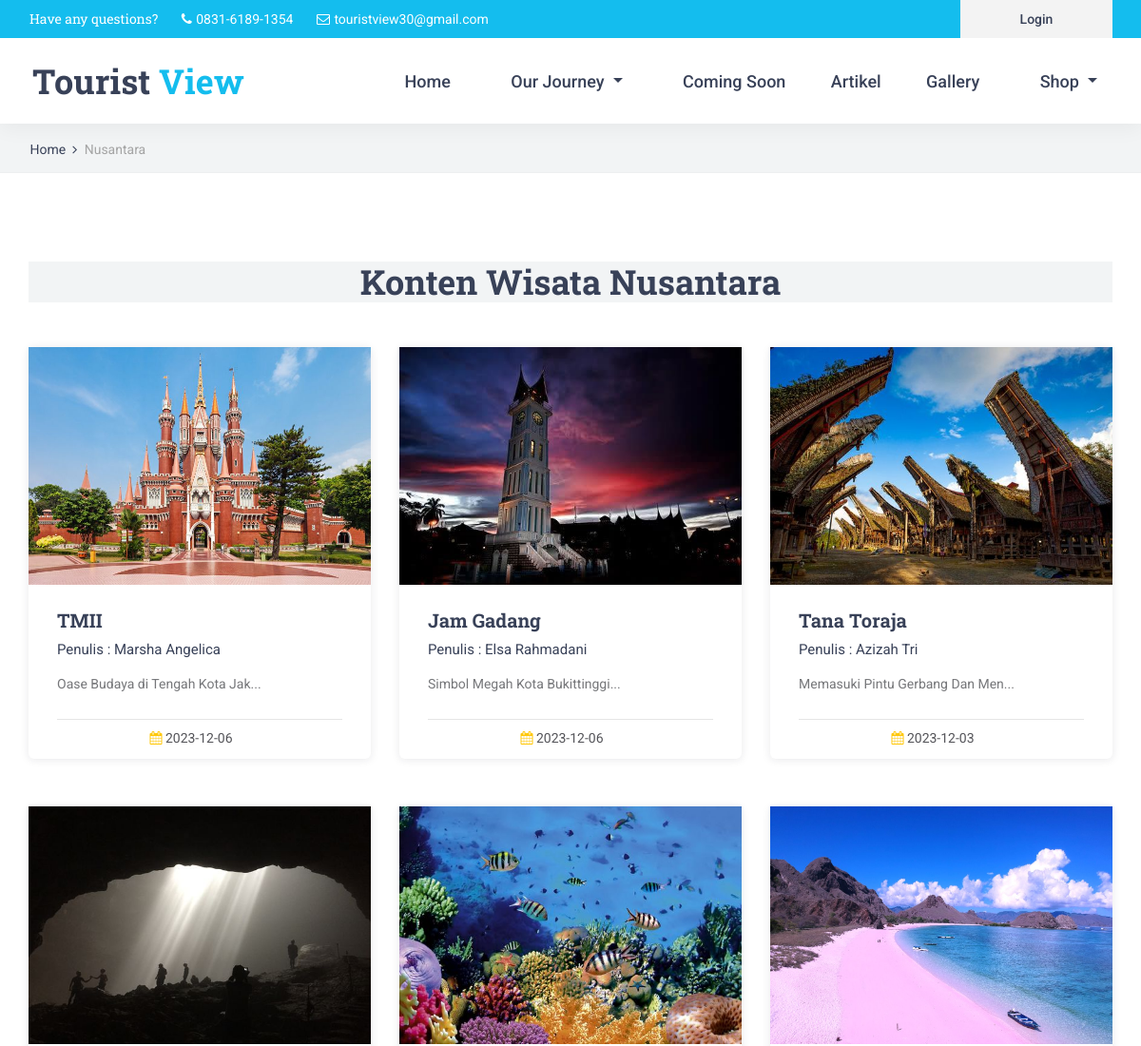
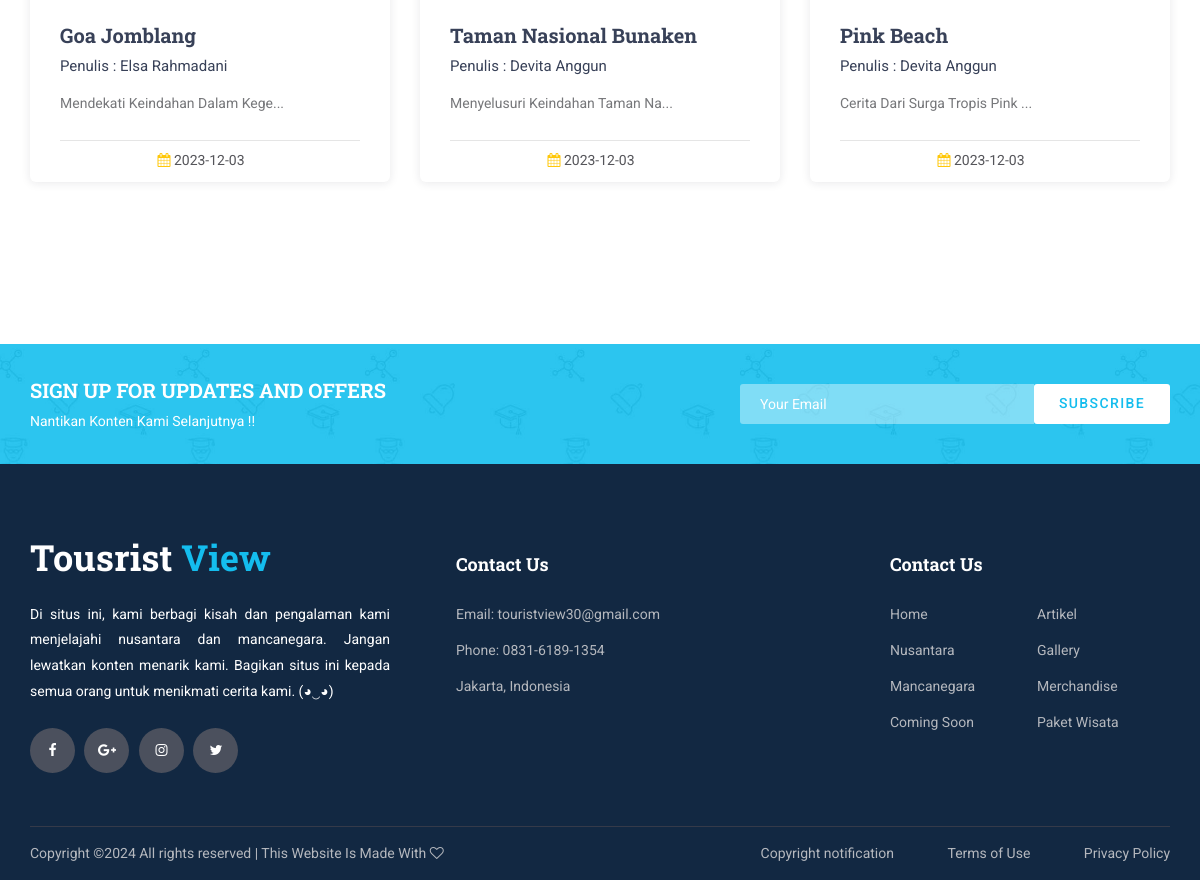
The page /index.php/home/konten_nusantara on the database its author committed (2 pictures, top to bottom).
### tables this page shows
CREATE TABLE `konten` (
  `id_konten` int(10) NOT NULL,
  `gambar_konten` varchar(50) NOT NULL,
  `judul_konten` text NOT NULL,
  `id_penulis` int(10) DEFAULT NULL,
  `sub_judul` text NOT NULL,
  `isi_konten` text NOT NULL,
  `jenis_konten` varchar(25) NOT NULL,
  `tgl_konten` date NOT NULL DEFAULT current_timestamp()
);

CREATE TABLE `penulis` (
  `id_penulis` int(10) NOT NULL,
  `nama_penulis` varchar(50) NOT NULL,
  `alamat` varchar(50) NOT NULL,
  `no_telp` varchar(15) NOT NULL,
  `email` varchar(50) NOT NULL
);

### application/views/layout/v_wrapper.php (called while the page is built)
<?php
require_once('v_head.php');
require_once('v_header.php');
require_once('v_nav.php');
if ($isi) {
    $this->load->view($isi);
}
require_once('v_footer.php');
?>

### application/controllers/home.php (called while the page is built, shortened)
<?php
class Home extends CI_Controller {
	public function __construct()
	{
		$this->load->model('m_home');
		$this->load->model('m_penulis');
	}
	public function konten_nusantara()
	{
		$this->load->model('m_home');
		$this->load->library('pagination');
		$config['base_url'] = base_url('home/konten_nusantara');
		$config['total_rows'] = count($this->m_home->total_konten_nusantara());
		$config['per_page'] = 9;
		$config['uri_segmen']= 3;
			$limit= $config['per_page'];
			$start= ($this->uri->segment(3)) ? ($this->uri->segment(3)) : 0;
		$config['first_link']		= 'First';
		$config['last_link']		= 'Last';
		$config['next_link']		= 'Next';
		$config['prev_link']		= 'Prev';
		$config['full_tag_open']	= '<div class="pagination_container d-flex flex-row align-items-center justify-content-start text-center"><ul class="pagination_list">';
		$config['num_tag_open']		= '<li>';
		$config['num_tag_close']	= '</li>';
		$config['cur_tag_open']		= '<li class="active"><a>';
		$config['cur_tag_close']	= '</a></li>';
		$config['next_tag_open']	= '<li>';
		$config['next_tag_close']	= '</li>';
		$config['prev_tag_open']	= '<li>';
		$config['prev_tag_close']	= '</li>';
		$config['firts_tag_open']	= '<li>';
		$config['firts_tag_close']	= '</li>';
		$config['last_tag_open']	= '<li>';
		$config['last_tag_close']	= '</li>';
		$config['full_tag_close']	= '</ul></div>';
		$this->pagination->initialize($config);
		$data = array(
			'paginasi'		=> $this->pagination->create_links(),
			'konten_nusantara' 		=> $this->m_home->konten_nusantara($limit,$start),
			'title' 		=> 'Konten Wisata Nusantara',
			'isi'			=> 'v_konten_nusantara'
		);
		$this->load->view('layout/v_wrapper',$data,FALSE);
	}
}

### index.php (called while the page is built, shortened)
<?php
require_once BASEPATH.'core/CodeIgniter.php';

### application/config/config.php (called while the page is built, shortened)
<?php
$config['base_url'] = 'http://localhost/projectwp2/';
$config['index_page'] = '';
$config['uri_protocol']	= 'REQUEST_URI';
$config['url_suffix'] = '';
$config['language']	= 'english';
$config['charset'] = 'UTF-8';
$config['enable_hooks'] = FALSE;
$config['subclass_prefix'] = 'MY_';
$config['composer_autoload'] = FALSE;
$config['permitted_uri_chars'] = 'a-z 0-9~%.:_\-';
$config['enable_query_strings'] = FALSE;
$config['controller_trigger'] = 'c';
$config['function_trigger'] = 'm';
$config['directory_trigger'] = 'd';
$config['allow_get_array'] = TRUE;
$config['log_threshold'] = 0;
$config['log_path'] = '';
$config['log_file_extension'] = '';
$config['log_file_permissions'] = 0644;
$config['log_date_format'] = 'Y-m-d H:i:s';
$config['error_views_path'] = '';
$config['cache_path'] = '';
$config['cache_query_string'] = FALSE;
$config['encryption_key'] = '';
$config['sess_driver'] = 'files';
$config['sess_cookie_name'] = 'ci_session';
$config['sess_samesite'] = 'Lax';
$config['sess_expiration'] = 7200;
$config['sess_save_path'] = NULL;
$config['sess_match_ip'] = FALSE;
$config['sess_time_to_update'] = 300;
$config['sess_regenerate_destroy'] = FALSE;
$config['cookie_prefix']	= '';
$config['cookie_domain']	= '';
$config['cookie_path']		= '/';
$config['cookie_secure']	= FALSE;
$config['cookie_httponly'] 	= FALSE;
$config['cookie_samesite'] 	= 'Lax';
$config['standardize_newlines'] = FALSE;
$config['global_xss_filtering'] = FALSE;
$config['csrf_protection'] = FALSE;
$config['csrf_token_name'] = 'csrf_test_name';
$config['csrf_cookie_name'] = 'csrf_cookie_name';
$config['csrf_expire'] = 7200;
$config['csrf_regenerate'] = TRUE;
$config['csrf_exclude_uris'] = array();
$config['compress_output'] = FALSE;
$config['time_reference'] = 'local';
$config['rewrite_short_tags'] = FALSE;
$config['proxy_ips'] = '';

### application/models/m_home.php (called while the page is built, shortened)
<?php
class M_Home extends CI_Model{
	public function Konten_nusantara($limit,$start)
	{
		$this->db->select('*');
		$this->db->from('konten');
		$this->db->join('penulis', 'penulis.id_penulis = konten.id_penulis', 'left');
		$this->db->where('jenis_konten', 'nusantara');
		$this->db->order_by('id_konten', 'desc');
		$this->db->limit($limit,$start);
		return $this->db->get()->result();
	}
	public function total_konten_nusantara()
	{
		$this->db->select('*');
		$this->db->from('konten');
		$this->db->join('penulis', 'penulis.id_penulis = konten.id_penulis', 'left');
		$this->db->where('jenis_konten', 'nusantara');
		$this->db->order_by('id_konten', 'desc');
		return $this->db->get()->result();
	}
}

### application/views/v_konten_nusantara.php (the view, shortened to what this page needs)
<div class="home">
    <div class="breadcrumbs_container">
        <div class="container">
            <div class="row">
                <div class="col">
                    <div class="breadcrumbs">
                        <ul>
                            <li><a href="<?= base_url()?>">Home</a></li>
                            <li>Nusantara</li>
                        </ul>
                    </div>
                </div>
            </div>
        </div>
    </div>
</div>
<div class="courses">
    <div class="container">
        <div class="row">
            <div class="col-lg-12">
                <div class="courses_search_container text-center">
                    <h2>Konten Wisata Nusantara</h2>
                </div>
                    <div class="row events_row justify-content-center">
                        <?php foreach ($konten_nusantara as $key => $value) { ?>
                            <div class="col-lg-4 events_col">
                                <div class="course">
                                    <div class="">
                                        <img src="<?= base_url('foto/gambar_konten/'.$value->gambar_konten) ?>" width="360px" height="250px">
                                    </div>
                                    <div class="course_body">
                                        <h3 class="course_title">
                                            <a href="<?= base_url('home/detail_konten_nusantara/'.$value->id_konten) ?>">
                                                <?= $value->judul_konten ?>
                                            </a>
                                        </h3>
                                        <div class="course_teacher">Penulis : <?= $value->nama_penulis ?></div>
                                        <div class="course_text">
                                            <p><?= substr(strip_tags($value->sub_judul),0,30) ?>...</p>
                                        </div>
                                    </div>
                                    <div class="course_footer">
                                        <div class="course_footer_content d-flex flex-row align-items-center justify-content-center">
                                            <div class="course_info">
                                                <i class="fa fa-calendar" aria-hidden="true"></i>
                                                <span ><?= $value->tgl_konten ?></span>
                                            </div>
                                        </div>
                                    </div>
                                </div>
                            </div>
                        <?php } ?>
                    </div>
                    <div class="row pagination_row">
                        <div class="col">
                        </div>
                    </div>
                </div>
            </div>
        </div>
    </div>
</div>
<div class="newsletter">
     <div class="newsletter_background" style="background-image:url(<?= base_url()?>template/front-end/images/newsletter.jpg)"></div>
		<div class="container">
			<div class="row">
				<div class="col">
					<div class="newsletter_container d-flex flex-lg-row flex-column align-items-center justify-content-start">
						<div class="newsletter_content text-lg-left text-center">
							<div class="newsletter_title">sign up for updates and offers</div>
							<div class="newsletter_subtitle">Nantikan Konten Kami Selanjutnya !!</div>
						</div>
						<div class="newsletter_form_container ml-lg-auto">
							<form action="#" id="newsletter_form" class="newsletter_form d-flex flex-row align-items-center justify-content-center">
								<input type="email" class="newsletter_input" placeholder="Your Email" required="required">
								<button type="submit" class="newsletter_button">subscribe</button>
							</form>
						</div>
					</div>
				</div>
			</div>
		</div>
	</div>

### rows shown on the page
konten: gambar_konten (picture), judul_konten "TMII", id_penulis.nama_penulis "Marsha Angelica", sub_judul "Oase Budaya di Tengah Kota Jak", tgl_konten "2023-12-06"
konten: gambar_konten (picture), judul_konten "Jam Gadang", id_penulis.nama_penulis "Elsa Rahmadani", sub_judul "Simbol Megah Kota Bukittinggi", tgl_konten "2023-12-06"
konten: gambar_konten (picture), judul_konten "Tana Toraja", id_penulis.nama_penulis "Azizah Tri", sub_judul "Memasuki Pintu Gerbang Dan Men", tgl_konten "2023-12-03"
konten: gambar_konten (picture), judul_konten "Goa Jomblang", id_penulis.nama_penulis "Elsa Rahmadani", sub_judul "Mendekati Keindahan Dalam Kege", tgl_konten "2023-12-03"
konten: gambar_konten (picture), judul_konten "Taman Nasional Bunaken", id_penulis.nama_penulis "Devita Anggun", sub_judul "Menyelusuri Keindahan Taman Na", tgl_konten "2023-12-03"
konten: gambar_konten (picture), judul_konten "Pink Beach", id_penulis.nama_penulis "Devita Anggun", sub_judul "Cerita Dari Surga Tropis Pink", tgl_konten "2023-12-03"
